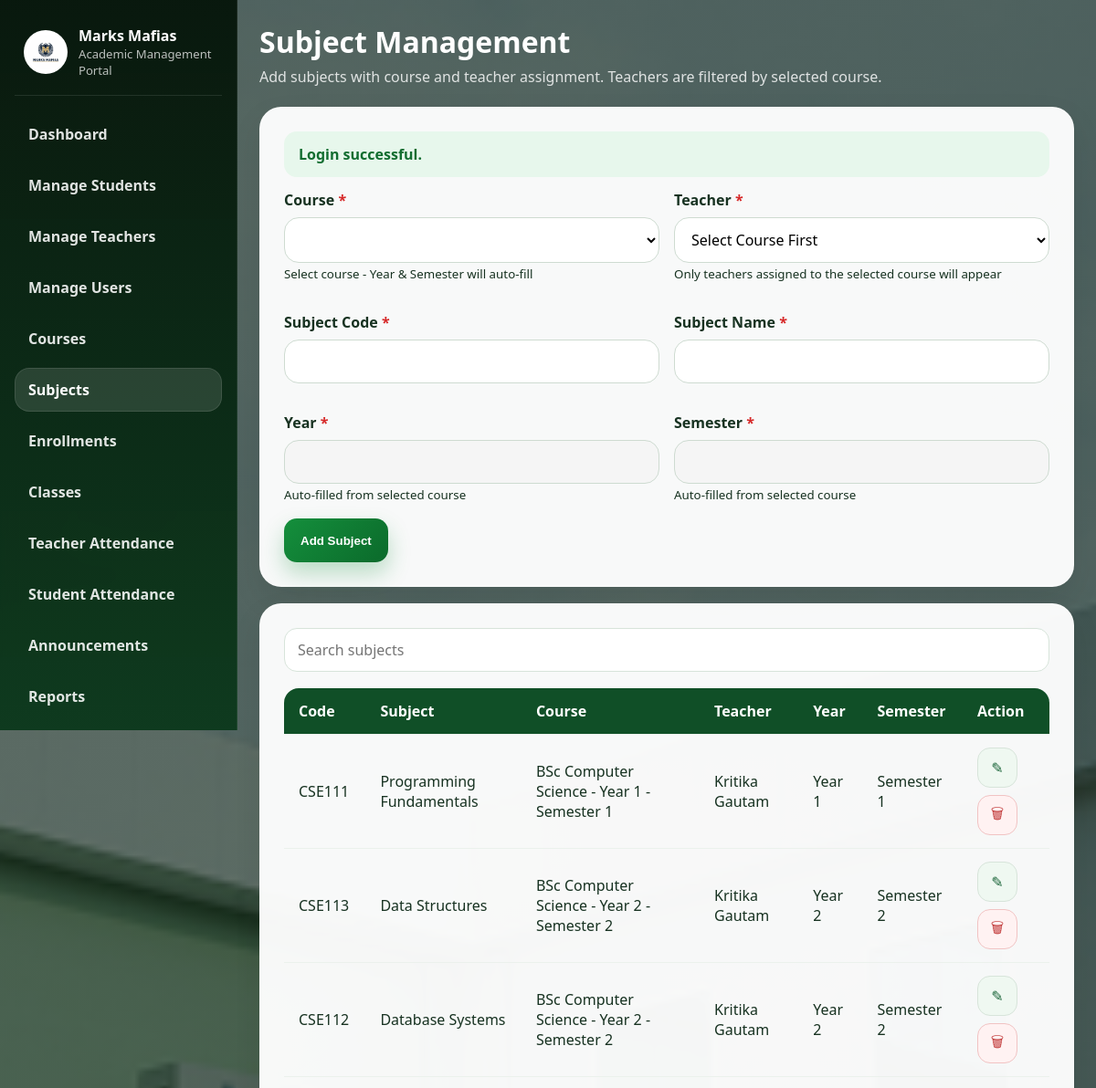
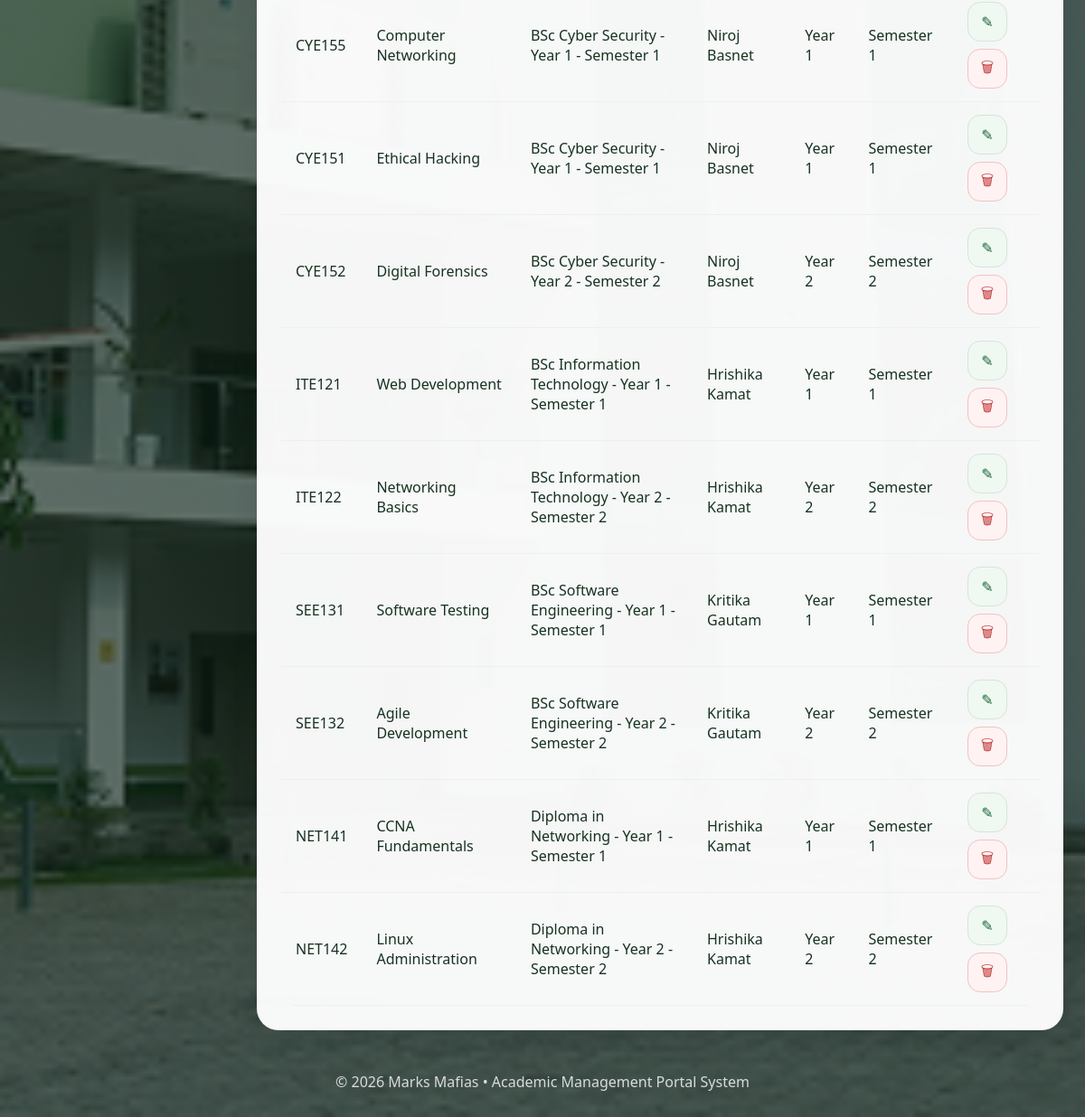
The app's page /public/admin/subjects.php (signed in) with its own data (2 pictures, top to bottom).
### tables this page shows
CREATE TABLE `subjects` (
  `id` int(11) NOT NULL,
  `course_id` int(11) NOT NULL,
  `teacher_id` int(11) NOT NULL,
  `subject_code` varchar(40) NOT NULL,
  `subject_name` varchar(150) NOT NULL,
  `year_label` varchar(30) NOT NULL,
  `semester` varchar(60) NOT NULL,
  `created_at` timestamp NOT NULL DEFAULT current_timestamp()
);

CREATE TABLE `courses` (
  `id` int(11) NOT NULL,
  `course_name` varchar(150) NOT NULL,
  `year_label` varchar(30) NOT NULL,
  `semester` varchar(60) NOT NULL,
  `created_at` timestamp NOT NULL DEFAULT current_timestamp()
);

CREATE TABLE `users` (
  `id` int(11) NOT NULL,
  `role` enum('admin','teacher','student') NOT NULL,
  `role_code` varchar(30) DEFAULT NULL,
  `name` varchar(120) NOT NULL,
  `email` varchar(150) NOT NULL,
  `password` varchar(255) NOT NULL,
  `photo` varchar(255) DEFAULT NULL,
  `dob` date DEFAULT NULL,
  `address` text DEFAULT NULL,
  `contact` varchar(40) DEFAULT NULL,
  `guardian` varchar(120) DEFAULT NULL,
  `qualification` varchar(120) DEFAULT NULL,
  `department` varchar(120) DEFAULT NULL,
  `status` enum('active','inactive') NOT NULL DEFAULT 'active',
  `reset_token` varchar(64) DEFAULT NULL,
  `otp_code` varchar(255) DEFAULT NULL,
  `otp_expires_at` datetime DEFAULT NULL,
  `otp_attempts` int(11) DEFAULT 0,
  `last_otp_request` datetime DEFAULT NULL,
  `reset_expires_at` datetime DEFAULT NULL,
  `created_at` timestamp NOT NULL DEFAULT current_timestamp()
);

### public/admin/subjects.php (the view, shortened to what this page needs)
<?php
require_once dirname(dirname(__DIR__)) . '/includes/auth.php';
$edit = null;
$subjects = $pdo->query('
    SELECT
        s.*,
        c.course_name,
        u.name AS teacher_name
    FROM subjects s
    JOIN courses c ON c.id = s.course_id
    JOIN users u ON u.id = s.teacher_id
    ORDER BY c.course_name, s.year_label, s.semester, s.subject_name
')->fetchAll();
include dirname(dirname(__DIR__)) . '/includes/header.php';
?>
<div class="dashboard-shell">
    <?php include dirname(dirname(__DIR__)) . '/includes/sidebar.php'; ?>
    <main class="main-panel">
        <div class="dashboard-top">
            <div class="dashboard-title">
                <h1>Subject Management</h1>
                <p>Add subjects with course and teacher assignment. Teachers are filtered by selected course.</p>
            </div>
        </div>
        <div class="section-stack">
            <div class="form-card">
                <form method="post">
                    <div class="form-grid">
                        <div class="form-group">
                            <label>Course <span class="required">*</span></label>
                            <select name="course_id" id="course_id" required>
                            </select>
                            <small>Select course - Year & Semester will auto-fill</small>
                        </div>
                        <div class="form-group">
                            <label>Teacher <span class="required">*</span></label>
                            <select name="teacher_id" id="teacher_id" required>
                                <option value="">Select Course First</option>
                            </select>
                            <small>Only teachers assigned to the selected course will appear</small>
                        </div>
                        <div class="form-group">
                            <label>Subject Code <span class="required">*</span></label>
                            <input type="text" name="subject_code" required value="<?= e($edit['subject_code'] ?? '') ?>">
                        </div>
                        <div class="form-group">
                            <label>Subject Name <span class="required">*</span></label>
                            <input type="text" name="subject_name" required value="<?= e($edit['subject_name'] ?? '') ?>">
                        </div>
                        <div class="form-group">
                            <label>Year <span class="required">*</span></label>
                            <input type="text" name="year_label" id="year_label" required value="<?= e($edit['year_label'] ?? '') ?>" readonly style="background:#f5f5f5;">
                            <small>Auto-filled from selected course</small>
                        </div>
                        <div class="form-group">
                            <label>Semester <span class="required">*</span></label>
                            <input type="text" name="semester" id="semester" required value="<?= e($edit['semester'] ?? '') ?>" readonly style="background:#f5f5f5;">
                            <small>Auto-filled from selected course</small>
                        </div>
                    </div>
                    <button class="btn btn-primary"><?= $edit ? 'Update Subject' : 'Add Subject' ?></button>
                </form>
            </div>
            <div class="table-card">
                <div class="search-row">
                    <input type="text" placeholder="Search subjects" data-table-search="subjectTable">
                </div>
                <div class="table-wrap">
                    <table id="subjectTable">
                        <thead>
                            <tr>
                                <th>Code</th>
                                <th>Subject</th>
                                <th>Course</th>
                                <th>Teacher</th>
                                <th>Year</th>
                                <th>Semester</th>
                                <th>Action</th>
                            </tr>
                        </thead>
                        <tbody>
                            <?php foreach ($subjects as $s): ?>
                                <tr>
                                    <td><?= e($s['subject_code']) ?></td>
                                    <td><?= e($s['subject_name']) ?></td>
                                    <td><?= e($s['course_name']) ?> - <?= e($s['year_label']) ?> - <?= e($s['semester']) ?></td>
                                    <td><?= e($s['teacher_name']) ?></td>
                                    <td><?= e($s['year_label']) ?></td>
                                    <td><?= e($s['semester']) ?></td>
                                    <td>
                                        <div class="inline-actions">
                                            <a class="icon-btn" title="Edit" href="?edit=<?= (int)$s['id'] ?>">✎</a>
                                            <form method="post">
                                                <button class="icon-btn danger" title="Delete">🗑</button>
                                            </form>
                                        </div>
                                    </td>
                                </tr>
                            <?php endforeach; ?>
                        </tbody>
                    </table>
                </div>
            </div>
        </div>
    </main>
</div>
<?php include dirname(dirname(__DIR__)) . '/includes/footer.php'; ?>

### assets/css/style.css (style rules this page uses)
:root { --primary: #148f3c; --primary-dark: #0b6a2b; --primary-soft: #dff4e4; --accent: #f5fff7; --white: #fff; --text: #173221; --muted: #5f7567; --border: #d6e7da; --danger: #cf3a3a; --shadow: 0 14px 34px rgba(0, 0, 0, 0.08); --shadow-lg: 0 26px 60px rgba(0, 0, 0, 0.16); --radius: 18px; --radius-lg: 30px; }
* { box-sizing: border-box; }
html { scroll-behavior: smooth; }
body { margin: 0; font-family: Segoe UI, Tahoma, sans-serif; color: var(--text); background: linear-gradient(rgba(14, 36, 24, 0.68), rgba(14, 36, 24, 0.64)), url("../images/bg.jpg") center/cover no-repeat; background-attachment: scroll; }
a { text-decoration: none; color: inherit; }
.content-card, .table-card, .form-card, .panel-card { background: rgba(255, 255, 255, 0.96); border-radius: var(--radius); box-shadow: var(--shadow); border: 1px solid rgba(255, 255, 255, 0.5); }
.content-card, .form-card, .panel-card { padding: 24px; }
.table-card { padding: 20px; }
.section-stack { display: grid; gap: 18px; }
.form-row, .form-grid { display: grid; grid-template-columns: 1fr 1fr; gap: 16px; }
.form-group { margin-bottom: 16px; }
label { display: block; margin-bottom: 8px; font-weight: 700; }
.required { color: #d62828; }
input, select, textarea { width: 100%; min-height: 48px; padding: 12px 14px; border: 1px solid #cedbd1; border-radius: 16px; font: inherit; background: #fff; }
.btn { display: inline-flex; align-items: center; justify-content: center; min-height: 48px; padding: 0 18px; border: none; border-radius: 14px; font-weight: 700; cursor: pointer; transition: 0.2s ease; }
.btn-primary { background: linear-gradient(135deg, var(--primary), var(--primary-dark)); color: #fff; box-shadow: 0 12px 24px rgba(20, 143, 60, 0.28); }
.search-row { display: flex; gap: 12px; flex-wrap: wrap; align-items: center; margin-bottom: 16px; }
.search-row input, .search-row select { background: #fff; border: 1px solid #d7e4da; border-radius: 14px; min-height: 48px; padding: 12px 14px; }
.search-row input { flex: 1 1 260px; }
.table-wrap { overflow-x: auto; border-radius: 16px; }
table { width: 100%; border-collapse: collapse; background: transparent; }
thead { background: #104f27; color: #fff; }
th, td { padding: 14px 16px; text-align: left; vertical-align: top; border-bottom: 1px solid #ebf1ec; }
.inline-actions { display: flex; gap: 10px; align-items: center; flex-wrap: nowrap; }
.inline-actions form { margin: 0; }
.icon-btn, .btn-icon { display: inline-flex; align-items: center; justify-content: center; width: 42px; height: 42px; border-radius: 14px; border: 1px solid #d7e4da; background: #eff8f1; color: #196438; font-size: 1rem; }
.icon-btn.danger, .btn-icon.danger { background: #fff2f2; border-color: #f1c3c3; color: #c23a3a; }
.main-panel { display: flex; flex-direction: column; gap: 22px; }
.dashboard-top { margin-bottom: 0; }
.form-card, .table-card, .content-card, .panel-card { width: 100%; border-radius: 24px; }
.form-card { padding: 26px; }
.table-card { padding: 26px; }
.search-row { margin-bottom: 18px; }
.table-wrap { margin-top: 6px; }
.inline-actions { gap: 12px; }
.inline-actions form { display: inline-flex; margin: 0; }
.icon-btn, .btn-icon { width: 44px; height: 44px; flex: 0 0 auto; }

### assets/css/dashboard.css (style rules this page uses)
.dashboard-shell { display: block; min-height: 100vh; position: relative; }
.main-panel { margin-left: 260px; padding: 24px; overflow-x: hidden; min-height: 100vh; }
.dashboard-shell { display: block; }
.main-panel { padding: 24px; overflow-x: hidden; }
.dashboard-top { display: flex; align-items: center; justify-content: space-between; gap: 14px; margin-bottom: 18px; }
.dashboard-title h1 { margin: 0; color: #fff; font-size: 2rem; }
.dashboard-title p { margin: 6px 0 0; color: rgba(255, 255, 255, 0.82); }
.section-stack { display: grid; gap: 18px; }
.main-panel { display: flex; flex-direction: column; gap: 22px; }
.dashboard-top { margin-bottom: 0; }
.form-card, .table-card, .content-card, .panel-card { width: 100%; border-radius: 24px; }
.form-card { padding: 26px; }
.table-card { padding: 26px; }
.search-row { margin-bottom: 18px; }
.inline-actions { gap: 12px; }
.inline-actions form { display: inline-flex; margin: 0; }
.icon-btn, .btn-icon { width: 44px; height: 44px; flex: 0 0 auto; }
td { vertical-align: middle; }
.inline-actions { display: flex; gap: 8px; flex-wrap: wrap; }

### records on screen
subjects: subject_code "CSE111", subject_name "Programming Fundamentals", course.course_name "BSc Computer Science", year_label "Year 1", semester "Semester 1", teacher.name "Kritika Gautam"
subjects: subject_code "CSE113", subject_name "Data Structures", course.course_name "BSc Computer Science", year_label "Year 2", semester "Semester 2", teacher.name "Kritika Gautam"
subjects: subject_code "CSE112", subject_name "Database Systems", course.course_name "BSc Computer Science", year_label "Year 2", semester "Semester 2", teacher.name "Kritika Gautam"
subjects: subject_code "CYE155", subject_name "Computer Networking", course.course_name "BSc Cyber Security", year_label "Year 1", semester "Semester 1", teacher.name "Niroj Basnet"
subjects: subject_code "CYE151", subject_name "Ethical Hacking", course.course_name "BSc Cyber Security", year_label "Year 1", semester "Semester 1", teacher.name "Niroj Basnet"
subjects: subject_code "CYE152", subject_name "Digital Forensics", course.course_name "BSc Cyber Security", year_label "Year 2", semester "Semester 2", teacher.name "Niroj Basnet"
subjects: subject_code "ITE121", subject_name "Web Development", course.course_name "BSc Information Technology", year_label "Year 1", semester "Semester 1", teacher.name "Hrishika Kamat"
subjects: subject_code "ITE122", subject_name "Networking Basics", course.course_name "BSc Information Technology", year_label "Year 2", semester "Semester 2", teacher.name "Hrishika Kamat"
subjects: subject_code "SEE131", subject_name "Software Testing", course.course_name "BSc Software Engineering", year_label "Year 1", semester "Semester 1", teacher.name "Kritika Gautam"
subjects: subject_code "SEE132", subject_name "Agile Development", course.course_name "BSc Software Engineering", year_label "Year 2", semester "Semester 2", teacher.name "Kritika Gautam"
subjects: subject_code "NET141", subject_name "CCNA Fundamentals", course.course_name "Diploma in Networking", year_label "Year 1", semester "Semester 1", teacher.name "Hrishika Kamat"
subjects: subject_code "NET142", subject_name "Linux Administration", course.course_name "Diploma in Networking", year_label "Year 2", semester "Semester 2", teacher.name "Hrishika Kamat"

### other values on screen
$label "Dashboard"
$label "Manage Students"
$label "Manage Teachers"
$label "Manage Users"
$label "Courses"
$label "Subjects"
$label "Enrollments"
$label "Classes"
$label "Teacher Attendance"
$label "Student Attendance"
$label "Announcements"
$label "Reports"
$item['message'] "Login successful."
